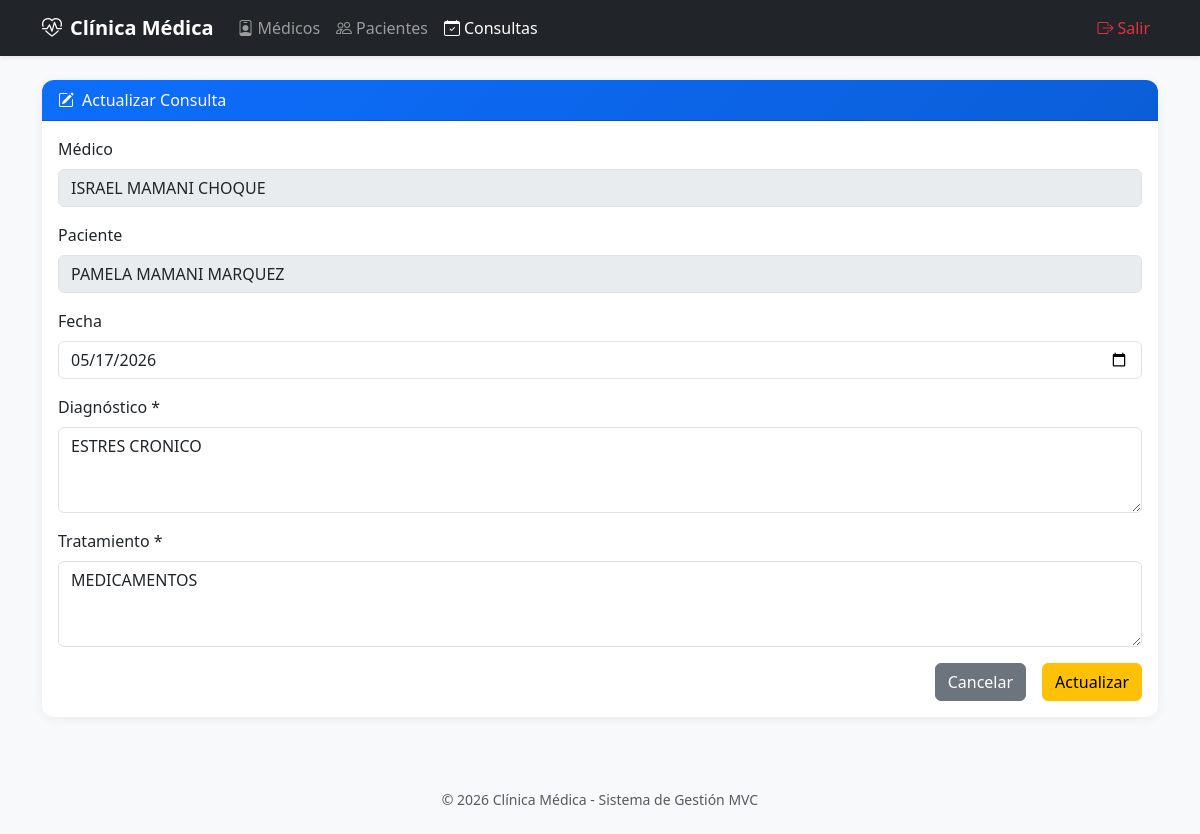
The app's page /consultas/edit/1 with its own data.
### models/medico_model.py (models this page shows, shortened)
class Medico(db.Model):
    __tablename__ = 'medicos'
    id = db.Column(db.Integer, primary_key=True)
    nombre = db.Column(db.String(100), nullable=False)
    especialidad = db.Column(db.String(80), nullable=False)
    telefono = db.Column(db.String(20))
    correo = db.Column(db.String(100), unique=True, nullable=False)
    consultas = db.relationship('Consulta', backref='medico', lazy=True, cascade='all, delete-orphan')
    @staticmethod
    def get_all():
        return Medico.query.all()
    def delete(self):
        db.session.delete(self)
        db.session.commit()

### models/paciente_model.py (models this page shows, shortened)
class Paciente(db.Model):
    __tablename__ = 'pacientes'
    id = db.Column(db.Integer, primary_key=True)
    nombre = db.Column(db.String(100), nullable=False)
    edad = db.Column(db.Integer, nullable=False)
    direccion = db.Column(db.String(150))
    telefono = db.Column(db.String(20))
    consultas = db.relationship('Consulta', backref='paciente', lazy=True, cascade='all, delete-orphan')
    @staticmethod
    def get_all():
        return Paciente.query.all()
    def delete(self):
        db.session.delete(self)
        db.session.commit()

### models/consulta_model.py (models this page shows, shortened)
class Consulta(db.Model):
    __tablename__ = 'consultas'
    id = db.Column(db.Integer, primary_key=True)
    fecha = db.Column(db.DateTime, default=datetime.utcnow, nullable=False)
    diagnostico = db.Column(db.Text, nullable=False)
    tratamiento = db.Column(db.Text, nullable=False)
    medico_id = db.Column(db.Integer, db.ForeignKey('medicos.id'), nullable=False)
    paciente_id = db.Column(db.Integer, db.ForeignKey('pacientes.id'), nullable=False)
    @staticmethod
    def get_by_id(id):
        return Consulta.query.get(id)

### controllers/consulta_controller.py (the view, shortened to what this page needs)
@consulta_bp.route('/edit/<int:id>', methods=['GET', 'POST'])
def edit(id):
    consulta = Consulta.get_by_id(id)
    if not consulta:
        flash('❌ Consulta no encontrada', 'danger')
        return redirect(url_for('consulta.index'))
    return consulta_view['edit'](consulta)

### run.py (called while the page is built)
@app.context_processor
def inject_active_path():
    def is_active(path):
        return 'active' if request.path.startswith(path) else ''
    return dict(is_active=is_active)

### views/consulta_view.py (called while the page is built)
def edit(consulta):
    medicos = Medico.get_all()
    pacientes = Paciente.get_all()
    return render_template('consultas/edit.html', consulta=consulta, medicos=medicos, pacientes=pacientes)

### templates/consultas/edit.html (shortened to what this page needs)
{% extends 'base.html' %}
{% block content %}
<div class="card">
    <div class="card-header"><i class="bi bi-pencil-square me-2"></i>Actualizar Consulta</div>
    <div class="card-body">
        <form action="{{ url_for('consulta.edit', id=consulta.id) }}" method="POST">
            <div class="mb-3">
                <label class="form-label">Médico</label>
                <input type="text" class="form-control" value="{{ consulta.medico.nombre }}" disabled>
            </div>
            <div class="mb-3">
                <label class="form-label">Paciente</label>
                <input type="text" class="form-control" value="{{ consulta.paciente.nombre }}" disabled>
            </div>
            <div class="mb-3">
                <label class="form-label">Fecha</label>
                <input type="date" class="form-control" name="fecha"
                       value="{{ consulta.fecha.strftime('%Y-%m-%d') }}" required>
            </div>
            <div class="mb-3">
                <label class="form-label">Diagnóstico *</label>
                <textarea class="form-control" name="diagnostico" rows="3" required>{{ consulta.diagnostico }}</textarea>
            </div>
            <div class="mb-3">
                <label class="form-label">Tratamiento *</label>
                <textarea class="form-control" name="tratamiento" rows="3" required>{{ consulta.tratamiento }}</textarea>
            </div>
            <div class="d-grid gap-2 d-md-flex justify-content-md-end">
                <a href="{{ url_for('consulta.index') }}" class="btn btn-secondary me-md-2">Cancelar</a>
                <button type="submit" class="btn btn-warning">Actualizar</button>
            </div>
        </form>
    </div>
</div>
{% endblock %}

### templates/base.html (style rules this page uses)
:root { --primary: #0d6efd; --secondary: #6c757d; }
body { background: #f8f9fa; font-family: 'Segoe UI', system-ui, sans-serif; }
.card { border: none; box-shadow: 0 2px 12px rgba(0,0,0,.06); border-radius: 12px; }
.card-header { background: linear-gradient(135deg, var(--primary), #0b5ed7); color: white; border-radius: 12px 12px 0 0 !important; font-weight: 500; }

### records on screen
Medico: medico.nombre "ISRAEL MAMANI CHOQUE"
Paciente: paciente.nombre "PAMELA MAMANI MARQUEZ"
Consulta: fecha "05/17/2026", diagnostico "ESTRES CRONICO", tratamiento "MEDICAMENTOS"
